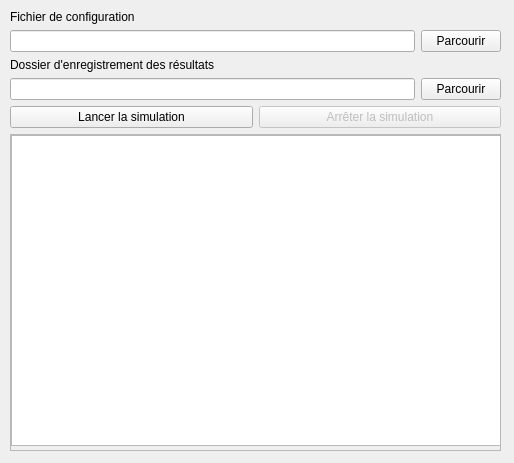
<?xml version="1.0" encoding="UTF-8"?>
<ui version="4.0">
 <class>MainWindow</class>
 <widget class="QMainWindow" name="MainWindow">
  <property name="geometry">
   <rect>
    <x>0</x>
    <y>0</y>
    <width>514</width>
    <height>463</height>
   </rect>
  </property>
  <property name="windowTitle">
   <string>Stream</string>
  </property>
  <property name="windowIcon">
   <iconset>
    <normaloff>../../img/logo.png</normaloff>../../img/logo.png</iconset>
  </property>
  <widget class="QWidget" name="centralwidget">
   <widget class="QWidget" name="verticalLayoutWidget">
    <property name="geometry">
     <rect>
      <x>10</x>
      <y>10</y>
      <width>491</width>
      <height>441</height>
     </rect>
    </property>
    <layout class="QVBoxLayout" name="verticalLayout">
     <property name="sizeConstraint">
      <enum>QLayout::SetMinAndMaxSize</enum>
     </property>
     <item>
      <widget class="QLabel" name="label">
       <property name="text">
        <string>Fichier de configuration</string>
       </property>
      </widget>
     </item>
     <item>
      <layout class="QHBoxLayout" name="horizontalLayout">
       <item>
        <widget class="QLineEdit" name="inputFile_LE"/>
       </item>
       <item>
        <widget class="QPushButton" name="inputFile_PB">
         <property name="text">
          <string>Parcourir</string>
         </property>
        </widget>
       </item>
      </layout>
     </item>
     <item>
      <widget class="QLabel" name="label_2">
       <property name="text">
        <string>Dossier d'enregistrement des résultats</string>
       </property>
      </widget>
     </item>
     <item>
      <layout class="QHBoxLayout" name="horizontalLayout_2">
       <item>
        <widget class="QLineEdit" name="outputDirectory_LE"/>
       </item>
       <item>
        <widget class="QPushButton" name="outputDirectory_PB">
         <property name="text">
          <string>Parcourir</string>
         </property>
        </widget>
       </item>
      </layout>
     </item>
     <item>
      <layout class="QHBoxLayout" name="horizontalLayout_4">
       <item>
        <widget class="QPushButton" name="launchSimulation_PB">
         <property name="text">
          <string>Lancer la simulation</string>
         </property>
        </widget>
       </item>
       <item>
        <widget class="QPushButton" name="stopSimulation_PB">
         <property name="enabled">
          <bool>false</bool>
         </property>
         <property name="text">
          <string>Arrêter la simulation</string>
         </property>
        </widget>
       </item>
      </layout>
     </item>
     <item>
      <widget class="QScrollArea" name="scrollArea">
       <property name="widgetResizable">
        <bool>true</bool>
       </property>
       <widget class="QWidget" name="scrollAreaWidgetContents">
        <property name="geometry">
         <rect>
          <x>0</x>
          <y>0</y>
          <width>487</width>
          <height>306</height>
         </rect>
        </property>
        <widget class="QPlainTextEdit" name="logSimulation_TE">
         <property name="geometry">
          <rect>
           <x>0</x>
           <y>0</y>
           <width>861</width>
           <height>311</height>
          </rect>
         </property>
        </widget>
       </widget>
      </widget>
     </item>
    </layout>
   </widget>
  </widget>
 </widget>
 <resources/>
 <connections/>
</ui>
